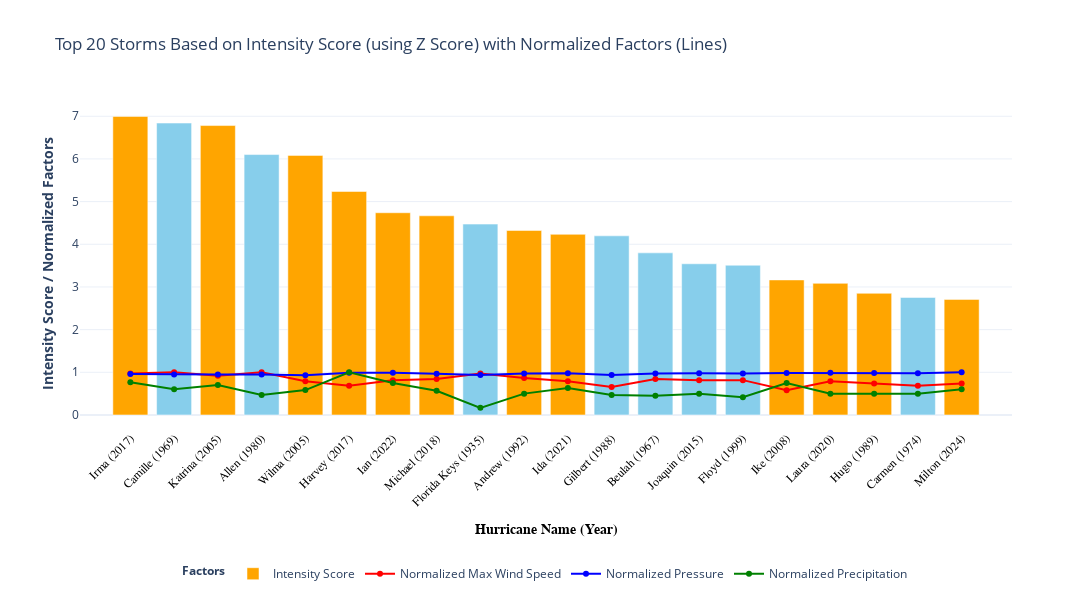

Notebook code for this chart:
### Code cell
# PLOTTING THE TOP 20 STORMS AS ABOVE EXCEPT MARKING SPECIFIC STORMS IN RED WHICH REPRESENT THE TOP 20 STPORMS IN TERMS OF COST FROM KRISHAN'S GRAPH
import plotly.graph_objects as go

# Define the highlighted storms
highlighted_storms = ['Irma', 'Katrina', 'Wilma', 'Harvey', 'Ian', 'Michael', 
                      'Andrew', 'Ida', 'Ike', 'Laura', 'Milton', 'Hugo']

# Select the top 20 storms based on the combined intensity score
top_storms_combined = hurricane_data.nlargest(20, 'Intensity_Score')

# Sort the storms in descending order of intensity score
top_storms_combined_sorted = top_storms_combined.sort_values(by="Intensity_Score", ascending=False)

# Normalize the factors (Max Wind Speed, Pressure, Precipitation) for better visual representation
top_storms_combined_sorted['Max_Wind_Speed_Norm'] = (
    top_storms_combined_sorted['Max_Wind_Speed_mph'] / top_storms_combined_sorted['Max_Wind_Speed_mph'].max()
)
top_storms_combined_sorted['Pressure_Norm'] = (
    top_storms_combined_sorted['Pressure_mb'] / top_storms_combined_sorted['Pressure_mb'].max()
)
top_storms_combined_sorted['Precipitation_Norm'] = (
    top_storms_combined_sorted['Precipitation_Total_in'] / top_storms_combined_sorted['Precipitation_Total_in'].max()
)

# Create a list for bar colors: highlight selected storms
bar_colors = ['orange' if storm in highlighted_storms else 'skyblue' for storm in top_storms_combined_sorted['Hurricane_Name']]

# Add hover text for wind speed, pressure, and precipitation
hover_text = [
    f"Year: {row['Year']}<br>"  # Include the year in hover text
    f"Wind Speed: {row['Max_Wind_Speed_mph']} mph<br>"
    f"Pressure: {row['Pressure_mb']} mb<br>"
    f"Precipitation: {row['Precipitation_Total_in']} inches"
    for _, row in top_storms_combined_sorted.iterrows()
]

fig = go.Figure()

# Add bars for intensity score
fig.add_trace(go.Bar(
    x=[f"{name} ({year})" for name, year in zip(top_storms_combined_sorted['Hurricane_Name'], top_storms_combined_sorted['Year'])],
    y=top_storms_combined_sorted['Intensity_Score'],
    marker=dict(color=bar_colors),
    name="Intensity Score",
    hovertext=hover_text,
    hoverinfo='text'
))

# Add line for normalized wind speed
fig.add_trace(go.Scatter(
    x=[f"{name} ({year})" for name, year in zip(top_storms_combined_sorted['Hurricane_Name'], top_storms_combined_sorted['Year'])],
    y=top_storms_combined_sorted['Max_Wind_Speed_Norm'],
    mode='lines+markers',
    name="Normalized Max Wind Speed",
    line=dict(color='red', width=2),
    marker=dict(size=6),
    hovertemplate='Normalized Max Wind Speed: %{y:.2f}<br>Storm: %{x}<extra></extra>'
))

# Add line for normalized pressure
fig.add_trace(go.Scatter(
    x=[f"{name} ({year})" for name, year in zip(top_storms_combined_sorted['Hurricane_Name'], top_storms_combined_sorted['Year'])],
    y=top_storms_combined_sorted['Pressure_Norm'],
    mode='lines+markers',
    name="Normalized Pressure",
    line=dict(color='blue', width=2),
    marker=dict(size=6),
    hovertemplate='Normalized Pressure: %{y:.2f}<br>Storm: %{x}<extra></extra>'
))

# Add line for normalized precipitation
fig.add_trace(go.Scatter(
    x=[f"{name} ({year})" for name, year in zip(top_storms_combined_sorted['Hurricane_Name'], top_storms_combined_sorted['Year'])],
    y=top_storms_combined_sorted['Precipitation_Norm'],
    mode='lines+markers',
    name="Normalized Precipitation",
    line=dict(color='green', width=2),
    marker=dict(size=6),
    hovertemplate='Normalized Precipitation: %{y:.2f}<br>Storm: %{x}<extra></extra>'
))

# Update layout for better visuals
fig.update_layout(
    title="Top 20 Storms Based on Intensity Score (using Z Score) with Normalized Factors (Lines)",
    xaxis_title="<b>Hurricane Name (Year)</b>",
    yaxis_title="<b>Intensity Score / Normalized Factors</b>",
    template="plotly_white",
    xaxis=dict(
        tickangle=-45,  # Rotate x-axis labels for readability
        title_font=dict(size=14, family="Arial", color="black"),  # Font size, family, and color for title
        tickfont=dict(size=12, family="Arial", color="black"),  # Font size, family, and color for tick labels
    ),
    legend=dict(
        title=dict(text="<b>Factors</b>", font=dict(size=12)),  # Bold legend title using <b>
        font=dict(size=12),  # Adjust legend font size
        orientation="h",  # Horizontal legend
        x=0.5,  # Center the legend horizontally
        xanchor="center",
        y=-0.4  # Move legend below the x-axis
    ),
    width=1200,  # Graph width
    height=600   # Graph height
)
# Display the updated interactive plot
fig.show()

### Figure 1 — Plotly figure (JSON) as saved in the notebook; plotly's stock layout.template omitted (floating-point values rounded to 4 significant figures)
{"data": [{"hoverinfo": "text", "hovertext": ["Year: 2017<br>Wind Speed: 185 mph<br>Pressure: 914 mb<br>Precipitation: 46 inches", "Year: 1969<br>Wind Speed: 190 mph<br>Pressure: 900 mb<br>Precipitation: 36 inches", "Year: 2005<br>Wind Speed: 175 mph<br>Pressure: 902 mb<br>Precipitation: 42 inches", "Year: 1980<br>Wind Speed: 190 mph<br>Pressure: 899 mb<br>Precipitation: 28 inches", "Year: 2005<br>Wind Speed: 150 mph<br>Pressure: 882 mb<br>Precipitation: 35 inches", "Year: 2017<br>Wind Speed: 130 mph<br>Pressure: 938 mb<br>Precipitation: 60 inches", "Year: 2022<br>Wind Speed: 155 mph<br>Pressure: 937 mb<br>Precipitation: 45 inches", "Year: 2018<br>Wind Speed: 160 mph<br>Pressure: 919 mb<br>Precipitation: 34 inches", "Year: 1935<br>Wind Speed: 185 mph<br>Pressure: 892 mb<br>Precipitation: 10 inches", "Year: 1992<br>Wind Speed: 165 mph<br>Pressure: 922 mb<br>Precipitation: 30 inches", "Year: 2021<br>Wind Speed: 150 mph<br>Pressure: 929 mb<br>Precipitation: 38 inches", "Year: 1988<br>Wind Speed: 125 mph<br>Pressure: 888 mb<br>Precipitation: 28 inches", "Year: 1967<br>Wind Speed: 160 mph<br>Pressure: 923 mb<br>Precipitation: 27 inches", "Year: 2015<br>Wind Speed: 155 mph<br>Pressure: 931 mb<br>Precipitation: 30 inches", "Year: 1999<br>Wind Speed: 155 mph<br>Pressure: 921 mb<br>Precipitation: 25 inches", "Year: 2008<br>Wind Speed: 110 mph<br>Pressure: 935 mb<br>Precipitation: 45 inches", "Year: 2020<br>Wind Speed: 150 mph<br>Pressure: 937 mb<br>Precipitation: 30 inches", "Year: 1989<br>Wind Speed: 140 mph<br>Pressure: 934 mb<br>Precipitation: 30 inches", "Year: 1974<br>Wind Speed: 130 mph<br>Pressure: 928 mb<br>Precipitation: 30 inches", "Year: 2024<br>Wind Speed: 140 mph<br>Pressure: 950 mb<br>Precipitation: 36 inches"], "marker": {"color": ["orange", "skyblue", "orange", "skyblue", "orange", "orange", "orange", "orange", "skyblue", "orange", "orange", "skyblue", "skyblue", "skyblue", "skyblue", "orange", "orange", "orange", "skyblue", "orange"]}, "name": "Intensity Score", "type": "bar", "x": ["Irma (2017)", "Camille (1969)", "Katrina (2005)", "Allen (1980)", "Wilma (2005)", "Harvey (2017)", "Ian (2022)", "Michael (2018)", "Florida Keys (1935)", "Andrew (1992)", "Ida (2021)", "Gilbert (1988)", "Beulah (1967)", "Joaquin (2015)", "Floyd (1999)", "Ike (2008)", "Laura (2020)", "Hugo (1989)", "Carmen (1974)", "Milton (2024)"], "y": [6.996, 6.84, 6.782, 6.102, 6.083, 5.237, 4.739, 4.667, 4.473, 4.323, 4.233, 4.198, 3.799, 3.543, 3.509, 3.164, 3.084, 2.851, 2.754, 2.709]}, {"hovertemplate": "Normalized Max Wind Speed: %{y:.2f}<br>Storm: %{x}<extra></extra>", "line": {"color": "red", "width": 2}, "marker": {"size": 6}, "mode": "lines+markers", "name": "Normalized Max Wind Speed", "type": "scatter", "x": ["Irma (2017)", "Camille (1969)", "Katrina (2005)", "Allen (1980)", "Wilma (2005)", "Harvey (2017)", "Ian (2022)", "Michael (2018)", "Florida Keys (1935)", "Andrew (1992)", "Ida (2021)", "Gilbert (1988)", "Beulah (1967)", "Joaquin (2015)", "Floyd (1999)", "Ike (2008)", "Laura (2020)", "Hugo (1989)", "Carmen (1974)", "Milton (2024)"], "y": [0.9737, 1, 0.9211, 1, 0.7895, 0.6842, 0.8158, 0.8421, 0.9737, 0.8684, 0.7895, 0.6579, 0.8421, 0.8158, 0.8158, 0.5789, 0.7895, 0.7368, 0.6842, 0.7368]}, {"hovertemplate": "Normalized Pressure: %{y:.2f}<br>Storm: %{x}<extra></extra>", "line": {"color": "blue", "width": 2}, "marker": {"size": 6}, "mode": "lines+markers", "name": "Normalized Pressure", "type": "scatter", "x": ["Irma (2017)", "Camille (1969)", "Katrina (2005)", "Allen (1980)", "Wilma (2005)", "Harvey (2017)", "Ian (2022)", "Michael (2018)", "Florida Keys (1935)", "Andrew (1992)", "Ida (2021)", "Gilbert (1988)", "Beulah (1967)", "Joaquin (2015)", "Floyd (1999)", "Ike (2008)", "Laura (2020)", "Hugo (1989)", "Carmen (1974)", "Milton (2024)"], "y": [0.9621, 0.9474, 0.9495, 0.9463, 0.9284, 0.9874, 0.9863, 0.9674, 0.9389, 0.9705, 0.9779, 0.9347, 0.9716, 0.98, 0.9695, 0.9842, 0.9863, 0.9832, 0.9768, 1]}, {"hovertemplate": "Normalized Precipitation: %{y:.2f}<br>Storm: %{x}<extra></extra>", "line": {"color": "green", "width": 2}, "marker": {"size": 6}, "mode": "lines+markers", "name": "Normalized Precipitation", "type": "scatter", "x": ["Irma (2017)", "Camille (1969)", "Katrina (2005)", "Allen (1980)", "Wilma (2005)", "Harvey (2017)", "Ian (2022)", "Michael (2018)", "Florida Keys (1935)", "Andrew (1992)", "Ida (2021)", "Gilbert (1988)", "Beulah (1967)", "Joaquin (2015)", "Floyd (1999)", "Ike (2008)", "Laura (2020)", "Hugo (1989)", "Carmen (1974)", "Milton (2024)"], "y": [0.7667, 0.6, 0.7, 0.4667, 0.5833, 1, 0.75, 0.5667, 0.1667, 0.5, 0.6333, 0.4667, 0.45, 0.5, 0.4167, 0.75, 0.5, 0.5, 0.5, 0.6]}], "layout": {"height": 600, "legend": {"font": {"size": 12}, "orientation": "h", "title": {"font": {"size": 12}, "text": "<b>Factors</b>"}, "x": 0.5, "xanchor": "center", "y": -0.4}, "title": {"text": "Top 20 Storms Based on Intensity Score (using Z Score) with Normalized Factors (Lines)"}, "width": 1200, "xaxis": {"tickangle": -45, "tickfont": {"color": "black", "family": "Arial", "size": 12}, "title": {"font": {"color": "black", "family": "Arial", "size": 14}, "text": "<b>Hurricane Name (Year)</b>"}}, "yaxis": {"title": {"text": "<b>Intensity Score / Normalized Factors</b>"}}}}
